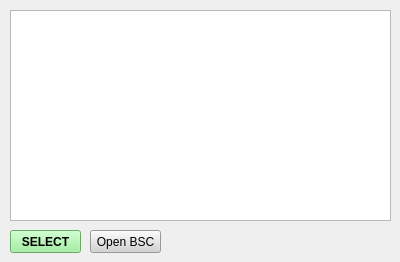
    <widget class="QWidget" name="tab_3">
     <attribute name="title">
      <string>List</string>
     </attribute>
     <widget class="QListWidget" name="listWidget">
      <property name="geometry">
       <rect>
        <x>10</x>
        <y>10</y>
        <width>381</width>
        <height>211</height>
       </rect>
      </property>
      <property name="acceptDrops">
       <bool>true</bool>
      </property>
      <property name="dragEnabled">
       <bool>true</bool>
      </property>
      <property name="dragDropMode">
       <enum>QAbstractItemView::DragDrop</enum>
      </property>
      <property name="alternatingRowColors">
       <bool>true</bool>
      </property>
      <property name="selectionBehavior">
       <enum>QAbstractItemView::SelectRows</enum>
      </property>
     </widget>
     <widget class="QPushButton" name="btnBSC">
      <property name="geometry">
       <rect>
        <x>90</x>
        <y>230</y>
        <width>71</width>
        <height>23</height>
       </rect>
      </property>
      <property name="styleSheet">
       <string notr="true">background-color: lightgrey</string>
      </property>
      <property name="text">
       <string>Open BSC</string>
      </property>
      <property name="icon">
       <iconset>
        <normaloff>:/icons/document.png</normaloff>:/icons/document.png</iconset>
      </property>
     </widget>
     <widget class="QPushButton" name="btnPrecess">
      <property name="geometry">
       <rect>
        <x>10</x>
        <y>230</y>
        <width>71</width>
        <height>23</height>
       </rect>
      </property>
      <property name="font">
       <font>
        <weight>75</weight>
        <bold>true</bold>
       </font>
      </property>
      <property name="autoFillBackground">
       <bool>false</bool>
      </property>
      <property name="styleSheet">
       <string notr="true">background-color: lightgreen</string>
      </property>
      <property name="text">
       <string>SELECT</string>
      </property>
      <property name="icon">
       <iconset>
        <normaloff>:/icons/check-mark.png</normaloff>:/icons/check-mark.png</iconset>
      </property>
     </widget>
    </widget>
